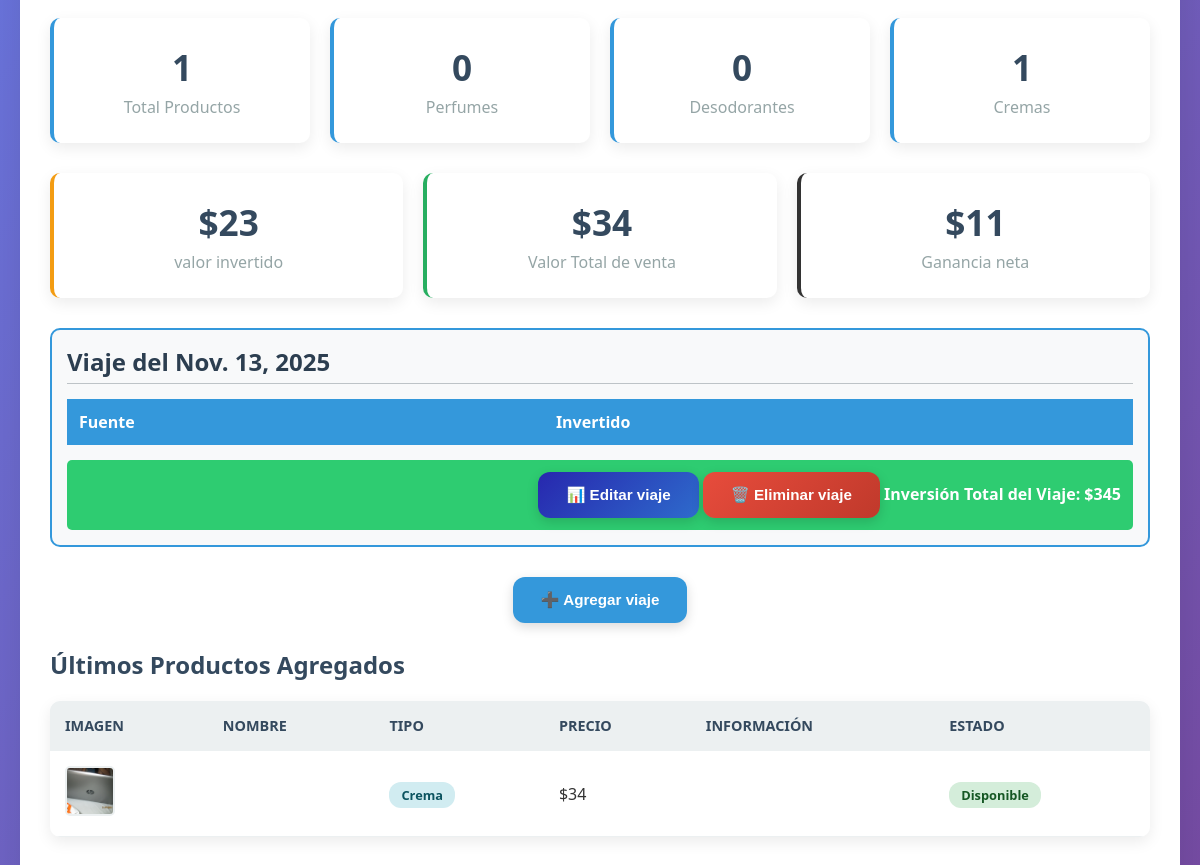
Before: /dashboard/ (signed in, lower part) with the older database file.
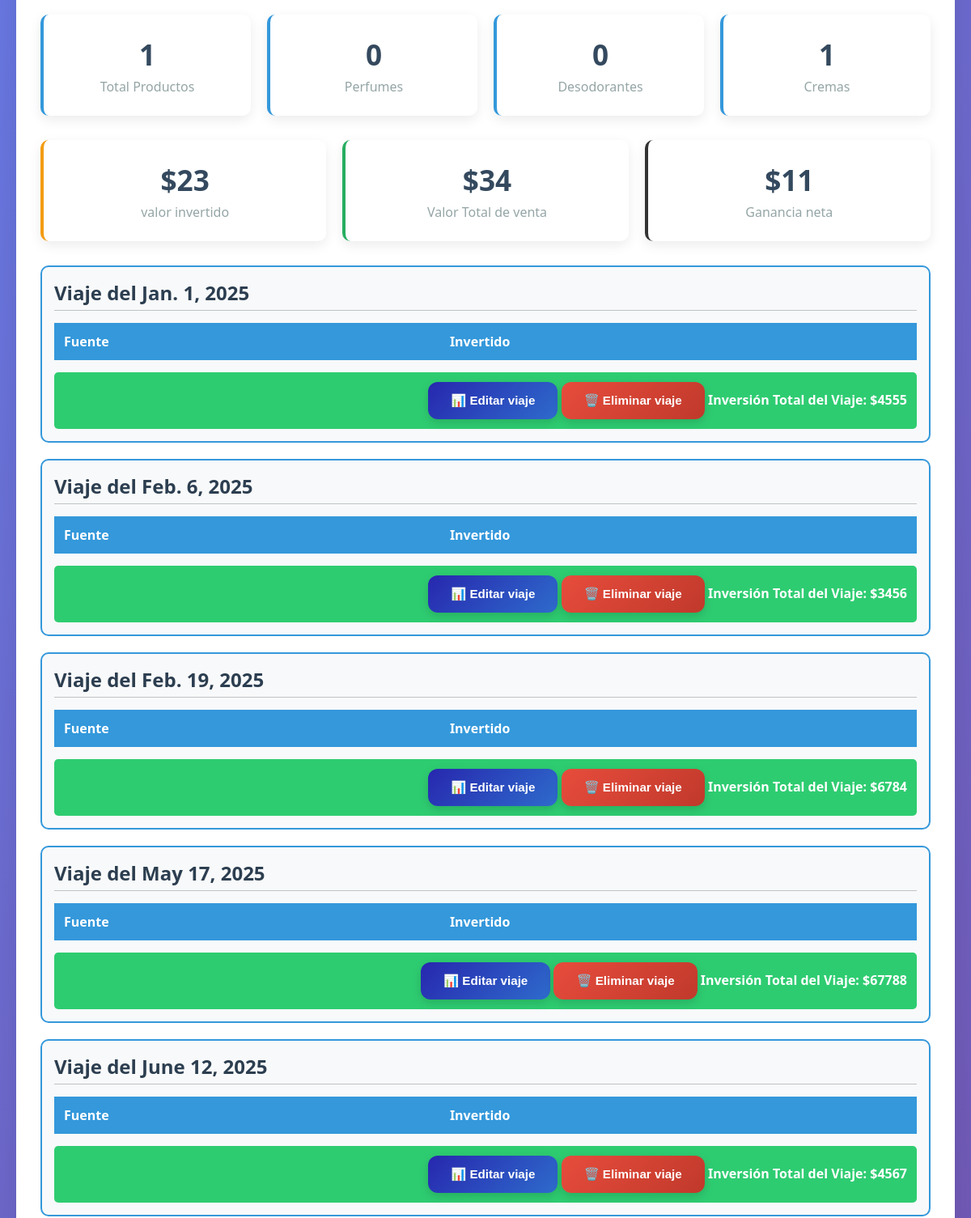
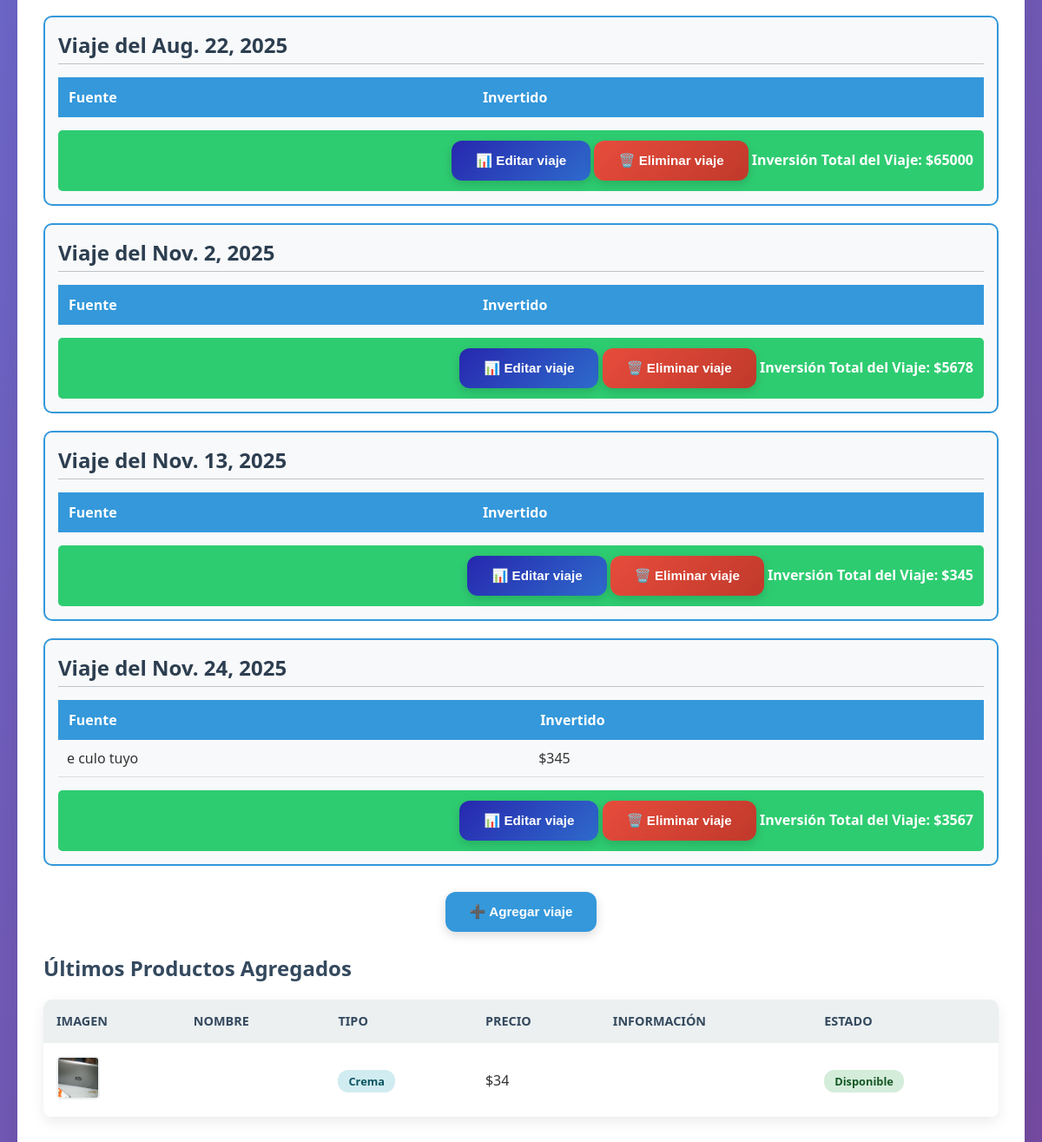
After: the same page with the newer database file (2 pictures, top to bottom).
### appadmin/models.py (models this page shows, shortened)
class Viaje(models.Model):
    fecha = models.DateField(primary_key=True)
    inversion = models.IntegerField()

class Fuentes(models.Model):
    fechaF = models.ForeignKey(Viaje, on_delete=models.CASCADE, related_name='fuentes')
    fuente = models.CharField(max_length=100)
    invertido = models.IntegerField()

### newapp/models.py (models this page shows, shortened)
class cremas(models.Model):
    idcremas = models.CharField(primary_key=True, max_length=50)
    marca = models.CharField(max_length=50)
    descripcion = models.TextField()
    precio = models.IntegerField()
    precio_inv = models.IntegerField(null=True)
    tamano = models.IntegerField()
    cantidad = models.IntegerField()
    imagen = models.ImageField(upload_to='cremas/', null=True, blank=True)

### appadmin/views.py (the view)
# urls.py: path('dashboard/', panel_control, name='dashboard'),
@login_required
def panel_control(request):
    total_perfumes_count = perfumes.objects.count()
    total_desodorantes_count = desodorantes.objects.count()
    total_cremas_count = cremas.objects.count()
    total_productos = total_perfumes_count + total_desodorantes_count + total_cremas_count
    valor_perfumes_inv = perfumes.objects.aggregate(total=Sum('precio_inv'))['total'] or 0
    valor_desodorantes_inv = desodorantes.objects.aggregate(total=Sum('precio_inv'))['total'] or 0
    valor_cremas_inv = cremas.objects.aggregate(total=Sum('precio_inv'))['total'] or 0
    invertido_total = valor_perfumes_inv + valor_desodorantes_inv +  valor_cremas_inv
    valor_perfumes = perfumes.objects.aggregate(total=Sum('precio'))['total'] or 0
    valor_desodorantes = desodorantes.objects.aggregate(total=Sum('precio'))['total'] or 0
    valor_cremas = cremas.objects.aggregate(total=Sum('precio'))['total'] or 0
    valor_total_inventario = valor_perfumes + valor_desodorantes + valor_cremas
    ganancia_neta= valor_total_inventario - invertido_total
    lista_perfumes = perfumes.objects.all().order_by('nombre')
    lista_desodorantes = desodorantes.objects.all().order_by('-id')
    lista_cremas = cremas.objects.all().order_by('-idcremas')
    lista_viajes =Viaje.objects.all().order_by('fecha')
    lista_fuentes =Fuentes.objects.all().order_by('fechaF')
    context = {
        'total_productos': total_productos,
        'total_perfumes': total_perfumes_count,
        'total_desodorantes': total_desodorantes_count,
        'total_cremas': total_cremas_count,
        'ganancia_neta':ganancia_neta,
        'total_invertido': invertido_total ,
        'valor_total_inventario': valor_total_inventario,
        'valor_perfumes': valor_perfumes,
        'valor_desodorantes': valor_desodorantes,
        'valor_cremas': valor_cremas,
        'perfumes': lista_perfumes,
        'desodorantes': lista_desodorantes,
        'cremas': lista_cremas,
        'viajes':lista_viajes,
        'fuentes':lista_fuentes,
    }
    return render(request, 'dashboard.html', context)

### appadmin/templates/dashboard.html (shortened to what this page needs)
{% extends "base_admin.html" %}
{% block content %}
<div class="stats-grid">
    <div class="stat-card">
        <h3>{{ total_productos }}</h3>
        <p>Total Productos</p>
    </div>
    <div class="stat-card">
        <h3>{{ total_perfumes }}</h3>
        <p>Perfumes</p>
    </div>
    <div class="stat-card">
        <h3>{{ total_desodorantes }}</h3>
        <p>Desodorantes</p>
    </div>
    <div class="stat-card">
        <h3>{{ total_cremas }}</h3>
        <p>Cremas</p>
    </div>
</div>
<div class="stats-grid">
    <div class="stat-card" style="border-left-color: var(--warning);">
        <h3>${{ total_invertido }}</h3>
        <p>valor invertido</p>
    </div>
    <div class="stat-card" style="border-left-color: var(--success);">
        <h3>${{ valor_total_inventario }}</h3>
        <p>Valor Total de venta</p>
    </div>
    <div class="stat-card" style="border-left-color: var(--blue);">
        <h3>${{ ganancia_neta}}</h3>
        <p>Ganancia neta</p>
    </div>
</div>
 {% for viaje in viajes %}
    <div class="viaje-container">
        <h2 class="viaje-header">Viaje del {{ viaje.fecha }}</h2>
        <table class="fuentes-table">
            <thead>
                <tr>
                    <th>Fuente</th>
                    <th>Invertido</th>
                </tr>
            </thead>
            <tbody>
                {% for fuente in viaje.fuentes.all %}
                <tr>
                    <td>{{ fuente.fuente }}</td>
                    <td>${{ fuente.invertido }}</td>
                </tr>
                {% endfor %}
            </tbody>
        </table>
        <div class="inversion-total">
            <button class="btn btn-success" onclick="">
                📊 Editar viaje
            </button>
            <form method="post" action="{% url 'eliminar_viaje' viaje.fecha %}" style="display: inline;">
                <button type="submit" class="btn btn-danger" onclick="return confirm('¿Estás seguro de que quieres eliminar el viaje del {{ viaje.fecha }}?')">
                    🗑️ Eliminar viaje
                </button>
            </form>
            Inversión Total del Viaje: ${{ viaje.inversion }}
        </div>
    </div>
{% endfor %}
<div class="action-buttons">
    <button class="btn btn-primary" onclick="abrirModalCrearV()">
        ➕ Agregar viaje
    </button>
</div>
<h2>Últimos Productos Agregados</h2>
<div class="products-table">
    <table>
        <thead>
            <tr>
                <th>Imagen</th>
                <th>Nombre</th>
                <th>Tipo</th>
                <th>Precio</th>
                <th>Información</th>
                <th>Estado</th>
            </tr>
        </thead>
        <tbody>
            {% for crema in cremas|slice:":2" %}
            <tr>
                <td>
                    {% if crema.imagen %}
                    <img src="{{ crema.imagen.url }}" class="product-image" alt="{{ crema.nombre }}">
                    {% else %}
                    <div class="product-image" style="background: #ecf0f1; display: flex; align-items: center; justify-content: center;">
                        🧴
                    </div>
                    {% endif %}
                </td>
                <td><strong>{{ crema.nombre }}</strong></td>
                <td><span class="badge badge-info">Crema</span></td>
                <td>${{ crema.precio }}</td>
                <td>
                </td>
                <td>
                    <span class="badge badge-success">Disponible</span>
                </td>
            </tr>
            {% endfor %}
        </tbody>
    </table>
</div>
{% endblock %}

Changed rows visible on the page:
added Viaje: fecha "Jan. 1, 2025", inversion "4555"
added Viaje: fecha "Feb. 6, 2025", inversion "3456"
added Viaje: fecha "Feb. 19, 2025", inversion "6784"
added Viaje: fecha "May 17, 2025", inversion "67788"
added Viaje: fecha "June 12, 2025", inversion "4567"
added Viaje: fecha "Aug. 22, 2025", inversion "65000"
added Viaje: fecha "Nov. 2, 2025", inversion "5678"
added Viaje: fecha "Nov. 24, 2025", inversion "3567"
added Fuentes: fuente "e culo tuyo", invertido "345"
